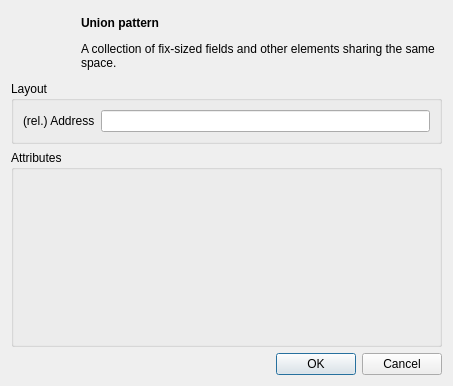
<?xml version="1.0" encoding="UTF-8"?>
<ui version="4.0">
 <class>UnionDialog</class>
 <widget class="QDialog" name="UnionDialog">
  <property name="geometry">
   <rect>
    <x>0</x>
    <y>0</y>
    <width>453</width>
    <height>386</height>
   </rect>
  </property>
  <property name="windowTitle">
   <string>Dialog</string>
  </property>
  <layout class="QVBoxLayout" name="verticalLayout">
   <item>
    <layout class="QHBoxLayout" name="horizontalLayout">
     <item>
      <widget class="QLabel" name="iconLabel">
       <property name="sizePolicy">
        <sizepolicy hsizetype="Minimum" vsizetype="Minimum">
         <horstretch>0</horstretch>
         <verstretch>0</verstretch>
        </sizepolicy>
       </property>
       <property name="minimumSize">
        <size>
         <width>64</width>
         <height>64</height>
        </size>
       </property>
       <property name="text">
        <string notr="true"/>
       </property>
      </widget>
     </item>
     <item>
      <widget class="QLabel" name="label">
       <property name="sizePolicy">
        <sizepolicy hsizetype="MinimumExpanding" vsizetype="Preferred">
         <horstretch>0</horstretch>
         <verstretch>0</verstretch>
        </sizepolicy>
       </property>
       <property name="text">
        <string>&lt;h4&gt;Union pattern&lt;/h4&gt;
&lt;p&gt;A collection of fix-sized fields and other elements sharing the same space.&lt;/p&gt;</string>
       </property>
       <property name="wordWrap">
        <bool>true</bool>
       </property>
      </widget>
     </item>
    </layout>
   </item>
   <item>
    <widget class="QGroupBox" name="groupBox">
     <property name="title">
      <string>Layout</string>
     </property>
     <layout class="QFormLayout" name="formLayout">
      <item row="0" column="0">
       <widget class="QLabel" name="label_2">
        <property name="text">
         <string>(rel.) Address</string>
        </property>
       </widget>
      </item>
      <item row="0" column="1">
       <widget class="QLineEdit" name="address"/>
      </item>
     </layout>
    </widget>
   </item>
   <item>
    <widget class="QGroupBox" name="groupBox_2">
     <property name="title">
      <string>Attributes</string>
     </property>
     <layout class="QVBoxLayout" name="verticalLayout_2">
      <item>
       <widget class="PatternMetaEditor" name="metaEdit" native="true">
        <property name="sizePolicy">
         <sizepolicy hsizetype="Preferred" vsizetype="MinimumExpanding">
          <horstretch>0</horstretch>
          <verstretch>0</verstretch>
         </sizepolicy>
        </property>
       </widget>
      </item>
     </layout>
    </widget>
   </item>
   <item>
    <widget class="QDialogButtonBox" name="buttonBox">
     <property name="orientation">
      <enum>Qt::Horizontal</enum>
     </property>
     <property name="standardButtons">
      <set>QDialogButtonBox::Cancel|QDialogButtonBox::Ok</set>
     </property>
    </widget>
   </item>
  </layout>
 </widget>
 <customwidgets>
  <customwidget>
   <class>PatternMetaEditor</class>
   <extends>QWidget</extends>
   <header>patternmetaeditor.hh</header>
   <container>1</container>
  </customwidget>
 </customwidgets>
 <resources/>
 <connections>
  <connection>
   <sender>buttonBox</sender>
   <signal>accepted()</signal>
   <receiver>UnionDialog</receiver>
   <slot>accept()</slot>
   <hints>
    <hint type="sourcelabel">
     <x>248</x>
     <y>254</y>
    </hint>
    <hint type="destinationlabel">
     <x>157</x>
     <y>274</y>
    </hint>
   </hints>
  </connection>
  <connection>
   <sender>buttonBox</sender>
   <signal>rejected()</signal>
   <receiver>UnionDialog</receiver>
   <slot>reject()</slot>
   <hints>
    <hint type="sourcelabel">
     <x>316</x>
     <y>260</y>
    </hint>
    <hint type="destinationlabel">
     <x>286</x>
     <y>274</y>
    </hint>
   </hints>
  </connection>
 </connections>
</ui>
